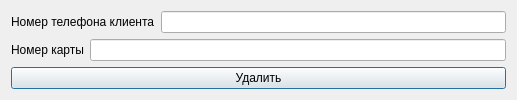
<?xml version="1.0" encoding="UTF-8"?>
<ui version="4.0">
 <class>delclient</class>
 <widget class="QDialog" name="delclient">
  <property name="geometry">
   <rect>
    <x>0</x>
    <y>0</y>
    <width>517</width>
    <height>97</height>
   </rect>
  </property>
  <property name="windowTitle">
   <string>Dialog</string>
  </property>
  <layout class="QGridLayout" name="gridLayout">
   <item row="0" column="0">
    <layout class="QFormLayout" name="formLayout_2">
     <item row="0" column="0">
      <widget class="QLabel" name="label">
       <property name="text">
        <string>Номер телефона клиента</string>
       </property>
      </widget>
     </item>
     <item row="0" column="1">
      <widget class="QLineEdit" name="lineEdit"/>
     </item>
    </layout>
   </item>
   <item row="1" column="0">
    <layout class="QFormLayout" name="formLayout">
     <item row="0" column="0">
      <widget class="QLabel" name="label_2">
       <property name="text">
        <string>Номер карты</string>
       </property>
      </widget>
     </item>
     <item row="0" column="1">
      <widget class="QLineEdit" name="lineEdit_2"/>
     </item>
    </layout>
   </item>
   <item row="2" column="0">
    <widget class="QPushButton" name="pushButton">
     <property name="text">
      <string>Удалить</string>
     </property>
    </widget>
   </item>
  </layout>
 </widget>
 <resources/>
 <connections/>
</ui>
